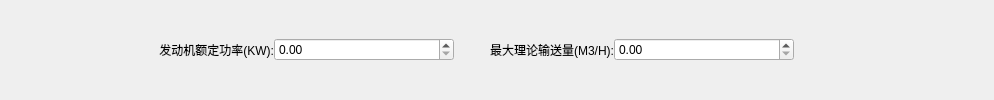
        <widget class="QWidget" name="widget_5" native="true">
         <layout class="QHBoxLayout" name="horizontalLayout_5">
          <property name="spacing">
           <number>0</number>
          </property>
          <property name="leftMargin">
           <number>0</number>
          </property>
          <property name="topMargin">
           <number>0</number>
          </property>
          <property name="rightMargin">
           <number>0</number>
          </property>
          <property name="bottomMargin">
           <number>0</number>
          </property>
          <item>
           <spacer name="horizontalSpacer_15">
            <property name="orientation">
             <enum>Qt::Horizontal</enum>
            </property>
            <property name="sizeType">
             <enum>QSizePolicy::Minimum</enum>
            </property>
            <property name="sizeHint" stdset="0">
             <size>
              <width>114</width>
              <height>20</height>
             </size>
            </property>
           </spacer>
          </item>
          <item>
           <widget class="QLabel" name="label_17">
            <property name="minimumSize">
             <size>
              <width>160</width>
              <height>0</height>
             </size>
            </property>
            <property name="maximumSize">
             <size>
              <width>160</width>
              <height>16777215</height>
             </size>
            </property>
            <property name="text">
             <string>发动机额定功率(KW):</string>
            </property>
            <property name="alignment">
             <set>Qt::AlignRight|Qt::AlignTrailing|Qt::AlignVCenter</set>
            </property>
           </widget>
          </item>
          <item>
           <widget class="QDoubleSpinBox" name="enginePowerDSB">
            <property name="minimumSize">
             <size>
              <width>180</width>
              <height>0</height>
             </size>
            </property>
            <property name="maximumSize">
             <size>
              <width>180</width>
              <height>16777215</height>
             </size>
            </property>
            <property name="maximum">
             <double>9999999999.989999771118164</double>
            </property>
           </widget>
          </item>
          <item>
           <widget class="QLabel" name="label_18">
            <property name="minimumSize">
             <size>
              <width>160</width>
              <height>0</height>
             </size>
            </property>
            <property name="maximumSize">
             <size>
              <width>160</width>
              <height>16777215</height>
             </size>
            </property>
            <property name="text">
             <string>最大理论输送量(M3/H):</string>
            </property>
            <property name="alignment">
             <set>Qt::AlignRight|Qt::AlignTrailing|Qt::AlignVCenter</set>
            </property>
           </widget>
          </item>
          <item>
           <widget class="QDoubleSpinBox" name="maxDeliverySizesDSB">
            <property name="minimumSize">
             <size>
              <width>180</width>
              <height>0</height>
             </size>
            </property>
            <property name="maximumSize">
             <size>
              <width>180</width>
              <height>16777215</height>
             </size>
            </property>
            <property name="maximum">
             <double>9999999999.989999771118164</double>
            </property>
           </widget>
          </item>
          <item>
           <spacer name="horizontalSpacer_2">
            <property name="orientation">
             <enum>Qt::Horizontal</enum>
            </property>
            <property name="sizeType">
             <enum>QSizePolicy::Maximum</enum>
            </property>
            <property name="sizeHint" stdset="0">
             <size>
              <width>200</width>
              <height>20</height>
             </size>
            </property>
           </spacer>
          </item>
         </layout>
        </widget>
